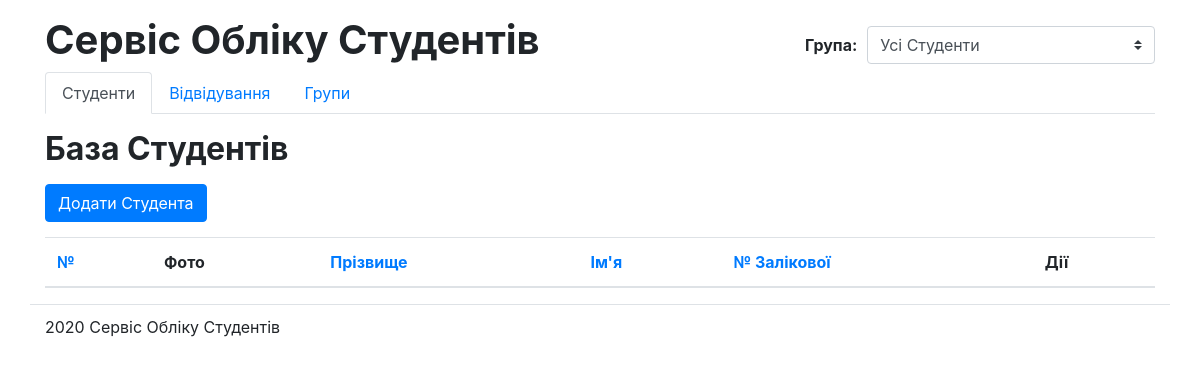
The app's page /, older data.
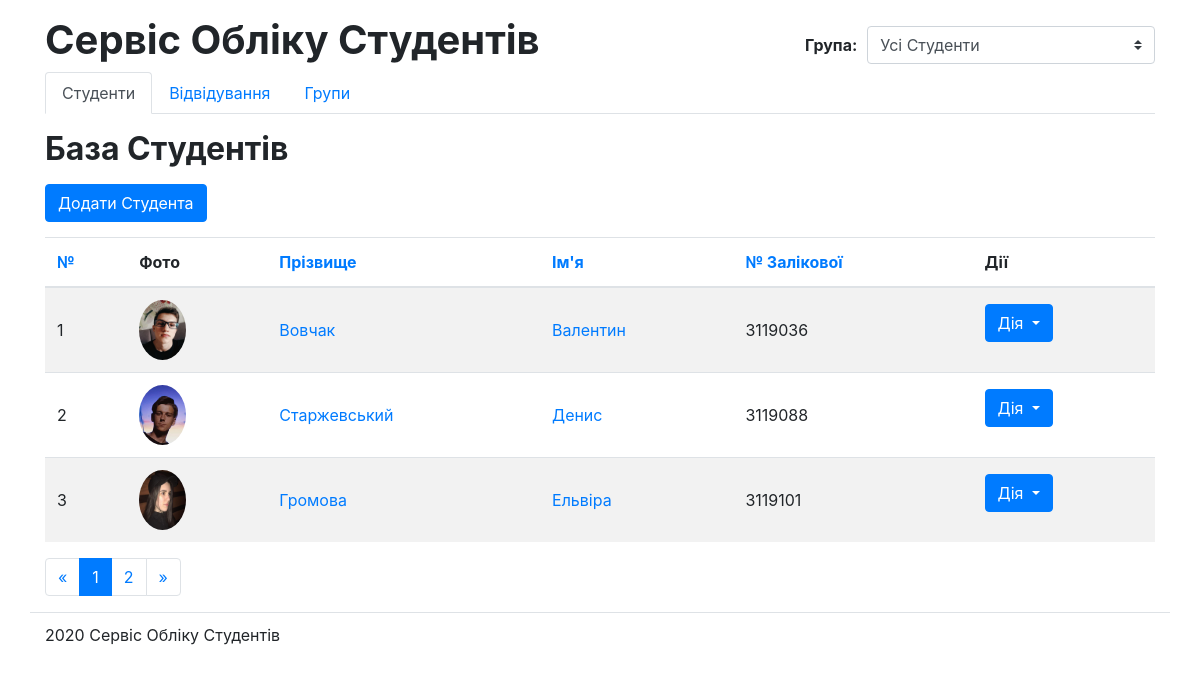
The same page, newer data.
### students/models.py (models this page shows, shortened)
class Student(models.Model):
    first_name = models.CharField(max_length=256, blank=False, verbose_name="Ім'я")
    last_name = models.CharField(max_length=256, blank=False, verbose_name="Прізвище")
    middle_name = models.CharField(max_length=256, blank=True, verbose_name="По-батькові", default='')
    birthday = models.DateField(blank=False, verbose_name="Дата народження", null=True)
    photo = models.ImageField(blank=True, verbose_name="Фото", null=True)
    number = models.CharField(max_length=256, blank=False, verbose_name="№ залікової")
    notes = models.TextField(blank=True, verbose_name="Додаткові нотатки")
    student_group = models.ForeignKey('Group', verbose_name='Група', blank=False, null=True, on_delete=models.PROTECT)
    class Meta:
        verbose_name = 'Студент'
        verbose_name_plural = 'Студенти'

### students/views/stud_views.py (the view)
# urls.py: path('', stud_views.students_list, name='home'),
def students_list(request):
    students = Student.objects.all()
    order_by = request.GET.get('order_by', '')
    if order_by in ('last_name', 'first_name', 'number'):
        students = students.order_by(order_by)
    if request.GET.get('reverse', '') == '1':
        students = students.reverse()
    paginator = Paginator(students, 3)
    page = request.GET.get('page')
    try:
        students = paginator.page(page)
    except PageNotAnInteger:
        students = paginator.page(1)
    except EmptyPage:
        students = paginator.page(paginator.num_pages)
    return render(request, 'students/students_list.html', {'students': students})

### students_proj/context_processors.py (called while the page is built)
def students_proc(request):
    return {'PORTAL_URL': request.build_absolute_uri('/')[:-1]}

### students/templates/students/students_list.html (shortened to what this page needs)
{% extends 'students/base.html' %}
{% load static %}
{% block title %}База Студентів{% endblock title %}
{% block content %}
    <a class="btn btn-primary" href="{% url 'students_add' %}" role="button">Додати Студента</a>
    <div>
        <table class="table table-hover table-striped">
            {% with order_by=request.GET.order_by reverse=request.GET.reverse %}
            <thead>
                <tr>
                    <th><a href="">№</a></th>
                    <th>Фото</th>
                    <th><a href="{% url 'home' %}?order_by=last_name{% if order_by == 'last_name' and reverse != '1' %}&amp;reverse=1{% endif %}">
                        Прізвище
                    </a></th>
                    <th><a href="{% url 'home' %}?order_by=first_name{% if order_by == 'first_name' and reverse != '1' %}&amp;reverse=1{% endif %}">
                        Ім'я
                    </a></th>
                    <th><a href="{% url 'home' %}?order_by=number{% if order_by == 'number' and reverse != '1' %}&amp;reverse=1{% endif %}">
                        № Залікової
                    </a></th>
                    <th>Дії</th>
                </tr>
            </thead>
            {% endwith %}
            <tbody>
            {% for student in students %}
                <tr>
                    <td>{{ forloop.counter }}</td>
                    {% if student.photo %}
                    <td><img height="60" width="47" src="{{ student.photo.url }}"
                             class="rounded-circle"></td>
                    {% else %}
                    <td><img style="opacity: 0.5;" width="47" src="{% static 'img/default.png' %}"
                        class="rounded-circle"></td>
                    {% endif %}
                    <td><a title="Редагувати" href="{% url 'students_edit' student.id %}">{{ student.last_name }}</a></td>
                    <td><a title="Редагувати" href="{% url 'students_edit' student.id %}">{{ student.first_name }}</a></td>
                    <td>{{student.number}}</td>
                    <td>
                        <div class="dropdown">
                            <button type="button" class="btn btn-primary dropdown-toggle"
                                    data-toggle="dropdown">
                                Дія
                            </button>
                        </div>
                    </td>
                </tr>
            {% endfor %}
            </tbody>
        </table>
        {% include 'students/pagination.html' %}
    </div>
{% endblock content %}

### students/templates/students/base.html (shortened to what this page needs)
{% load static %}
<!doctype html>
<html lang="uk">
<head>
    <link rel="stylesheet"
          href="https://stackpath.bootstrapcdn.com/bootstrap/4.4.1/css/bootstrap.min.css"
>
    <link rel="stylesheet" href="{{PORTAL_URL}}{% static 'css/main.css' %}">
</head>
<body>
<div class="container">
    <div class="row mt-3" id="header">
        {% block change_logo %}
        <div class="col-sm-8">
            <h1>Сервіс Обліку Студентів</h1>
        </div>
        {% endblock change_logo %}
        {% block change_stud_menu %}
        <div class="col-sm-4 d-flex" id="group-selector">
            <label for="group"><strong>Група:</strong></label>
            <select class="custom-select" name="group" id="group">
                <option value="">Усі Студенти</option>
            </select>
        </div>
        {% endblock change_stud_menu %}
    </div>
    {% url 'home' as home_url %}
    {% url 'groups' as groups_url %}
    <div class="row" id="sub-header">
        <div class="col-sm-12">
            <ul class="nav nav-tabs">
                <li class="nav-item">
                    <a class="nav-link {% if home_url == request.path %}active{% endif %}" href="{% url 'home' %}">Студенти</a>
                </li>
                <li class="nav-item">
                    <a class="nav-link {% if 'journal/' in request.path %}active{% endif %}" href="/journal">Відвідування</a>
                </li>
                <li class="nav-item">
                    <a class="nav-link {% if groups_url in request.path %}active{% endif %}" href="{% url 'groups' %}">Групи</a>
                </li>
            </ul>
        </div>
    </div>
    <div class="row" id="content-columns">
        <div class="col-sm-12" id="content-column">
            <h2 class="my-3">{% block title %}{% endblock title%}</h2>
            {% block content %}{% endblock content %}
         </div>
    </div>
    {% block change_footer %}
    <div class="row" id="footer">
        <div class="col-sm-12">
            2020 Сервіс Обліку Студентів
        </div>
    </div>
    {% endblock change_footer %}
</div>
</body>
</html>

### students/templates/students/pagination.html
{% if students.has_other_pages %}
    {% with order_by=request.GET.order_by reverse=request.GET.reverse %}
        <nav aria-label="Page navigation">
            <ul class="pagination">
                <li class="page-item">
                    <a class="page-link" href="{% url 'home' %}?page=1&amp;order_by={{order_by}}&amp;reverse={{reverse}}" aria-label="Previous">
                        <span aria-hidden="true">&laquo;</span>
                    </a>
                </li>
                {% for p in students.paginator.page_range %}
                <li class="page-item {% if students.number == p %}active{% endif %}">
                    <a class="page-link" href="{% url 'home' %}?page={{p}}&amp;order_by={{order_by}}&amp;reverse={{reverse}}">{{p}}</a>
                </li>
                {% endfor %}
                <li class="page-item">
                    <a class="page-link" href="{% url 'home' %}?page={{students.paginator.num_pages}}&amp;order_by={{order_by}}&amp;reverse={{reverse}}" aria-label="Next">
                        <span aria-hidden="true">&raquo;</span>
                    </a>
                </li>
            </ul>
        </nav>
    {% endwith%}
{% endif %}

### students/static/css/main.css (style rules this page uses)
h1, h2, h3, h4, h5, h6 { font-weight: bold; }
#footer { border-top: 1px solid #dee2e6; padding-top: 10px; }
#group-selector { margin-top: 10px; }
#group-selector label { line-height: calc(1.5em + .75rem + 2px); margin-right: 10px; }
.table td { vertical-align: middle; }
.btn-primary { margin-bottom: 15px; }

Row changes from the older to the newer data that the page shows:
added Student: photo (picture), last_name "Вовчак", first_name "Валентин", number "3119036"
added Student: photo (picture), last_name "Старжевський", first_name "Денис", number "3119088"
added Student: photo (picture), last_name "Громова", first_name "Ельвіра", number "3119101"
Text that changed along with them:
new list line: "1"
new list line: "2"
